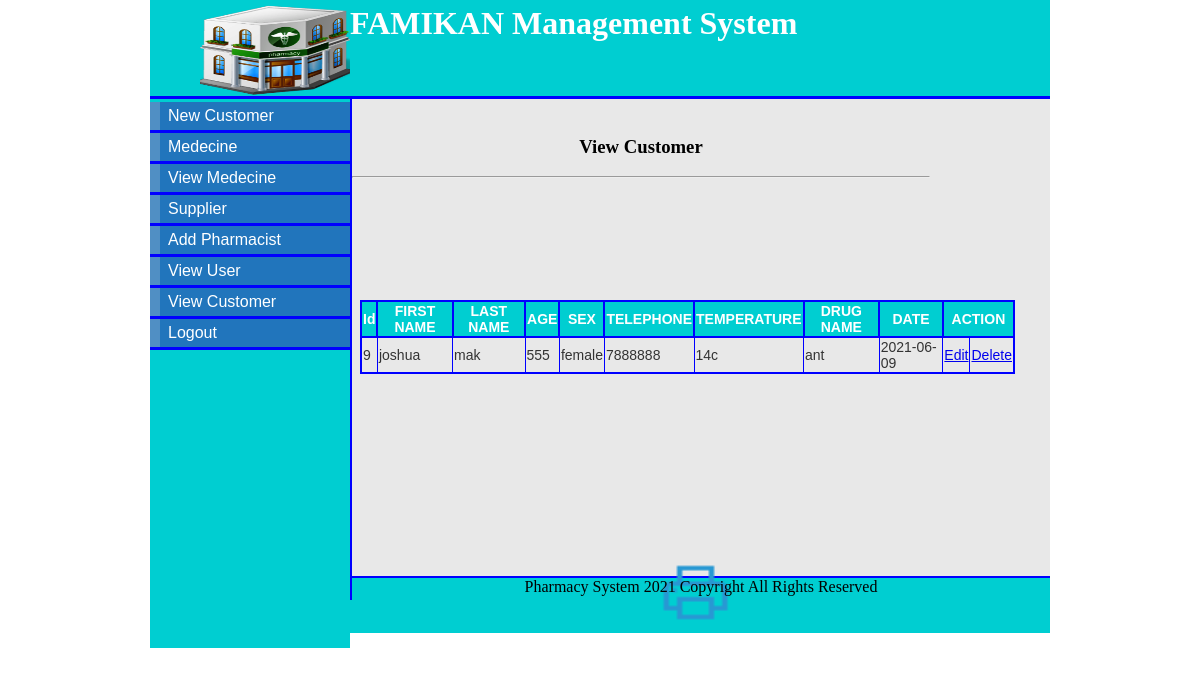
/report.php (signed in), run on the app's committed database.
### tables this page shows
CREATE TABLE `data` (
  `id` int(50) NOT NULL,
  `fname` varchar(50) NOT NULL,
  `lname` varchar(50) NOT NULL,
  `age` int(10) NOT NULL,
  `sex` varchar(11) NOT NULL,
  `phone` int(20) NOT NULL,
  `temp` varchar(11) NOT NULL,
  `drug` varchar(20) NOT NULL,
  `amount` varchar(20) NOT NULL,
  `date` varchar(20) NOT NULL
);

### report.php (the view, shortened to what this page needs)
<!DOCTYPE html>
<html>
<head>
<link rel="stylesheet" type="text/css" href="mystyle.css">
<link rel="stylesheet" href="style/style.css" type="text/css" media="screen" />
<link rel="stylesheet" href="table.css" type="text/css" media="screen" />
</head>
<?php
include_once('connection.php');
$sql="SELECT * FROM data";
$query=$conn->prepare($sql);
$query->execute();
?>
<body>
<div id="content">
<div id="header">
<h1><a href="#"><img src="images/hd_logo.jpg"></a> FAMIKAN Management System</h1></div>
<div id="left_column">
<div id="button">
<ul>
            <li><a href="manager.php">New Customer</a></li>
            <li><a href="medecine.php">Medecine</a></li>
            <li><a href="viewmedecine.php">View Medecine</a></li>
            <li><a href="supplier.php">Supplier</a></li>
            <li><a href="adduser.php">Add Pharmacist</a></li>
            <li><a href="viewuser.php">View User</a></li>
            <li><a href="report.php"target="_top">View Customer</a></li>
            <li><a href="logout.php">Logout</a></li>
        </ul>
        <table border="1" class="auto-style1" style="width: 655px">
      <tr>
      <th>Id</th>
      <th>FIRST NAME</th>
      <th>LAST NAME</th>
      <th>AGE</th>
      <th>SEX </th>
      <th>TELEPHONE </th>
      <th>TEMPERATURE </th>
      <th>DRUG NAME </th>
      <th>DATE </th>
      <th colspan="2">ACTION </th>
    </tr>
    <?php
    while($row=$query->fetch(PDO::FETCH_ASSOC)){
      echo "<tr>";
      echo "<td>".$row['id']."</td>";
      echo "<td>".$row['fname']."</td>";
      echo "<td>".$row['lname']."</td>";
      echo "<td>".$row['age']."</td>";
      echo "<td>".$row['sex']."</td>";
      echo "<td>".$row['phone']."</td>";
      echo "<td>".$row['temp']."</td>";
      echo "<td>".$row['drug']."</td>";
      echo "<td>".$row['date']."</td>";
      echo "<td> <a href=\"editreport.php? id=$row[id]\">Edit</a></td>";
      echo "<td><a href=\"delcus.php ? id=$row[id]\" onClick=\"return confirm('are you sure you want to delete')\" >Delete</a></td>";
      echo "</tr>";
    }
    ?>
  </table>
	<a href="pdf.php"><img alt="" class="auto-style2" height="71" src="images/print_32px.png" width="85"></a></div>
</div>
<div id="main">
            <div class="grid_7">
        </div>
       <center><h3>View Customer<h3></center>
      <hr>
</div>
<div id="footer" align="Center">Pharmacy System 2021 Copyright All Rights Reserved</div>
</div>
</body>
</html>

### mystyle.css (style rules this page uses)
#content { margin-left: auto; margin-right: auto; background: #E8E8E8; width: 900px; height: 600px; }
#header { width: 900px; height: 96px; background: #00CED1; border-bottom: solid 3px blue; }
#header h1 { margin: 0px; padding-top: 5px; margin-left: 50px; color: #fff; }
#header img { float:left; height: 90px; width: 150px; }
#left_column { clear: all; float: left; width: 200px; height: 501px; background: #00CED1; border-right:solid 2px blue; }
#main { clear: all; width: 780px; height: 470px; background: #E8E8E8; }
#button { width: 12.5em; padding: 0 0 1em 0; margin-top: 0.2em; margin-bottom: 1em; font-family: 'Trebuchet MS', 'Lucida Grande', Verdana, Arial, Sans-serif; background: #00CED1; color: #333; }
#button ul { list-style: none; margin: 0; padding: 0; border: none; }
#button li { border-bottom: 3px solid blue; margin: 0; list-style: none; list-style-image: none; }
#button li a { display: block; padding: 5px 5px 5px 0.5em; border-left: 10px solid #508fc4; border-right: 10px solid #2175bc; background-color: #2175bc; color: #fff; text-decoration: none; width: 100%; }
html>body #button li a { width: auto; }
#footer { width: 900px; height: 55px; background: #00CED1; clear: all; border-top: solid 2px blue; }

### table.css (style rules this page uses)
table,th { border: 2px solid blue; }
th { background-color: #00CED1; color:white; }

### report.php (style rules this page uses)
#main { height: 477px; }
.auto-style1 { margin-left: 210px; margin-top:-50px; font-size:14px; }

### data on the page
data: id "9", fname "joshua", lname "mak", age "555", sex "female", phone "7888888", temp "14c", drug "ant", date "2021-06-09"
